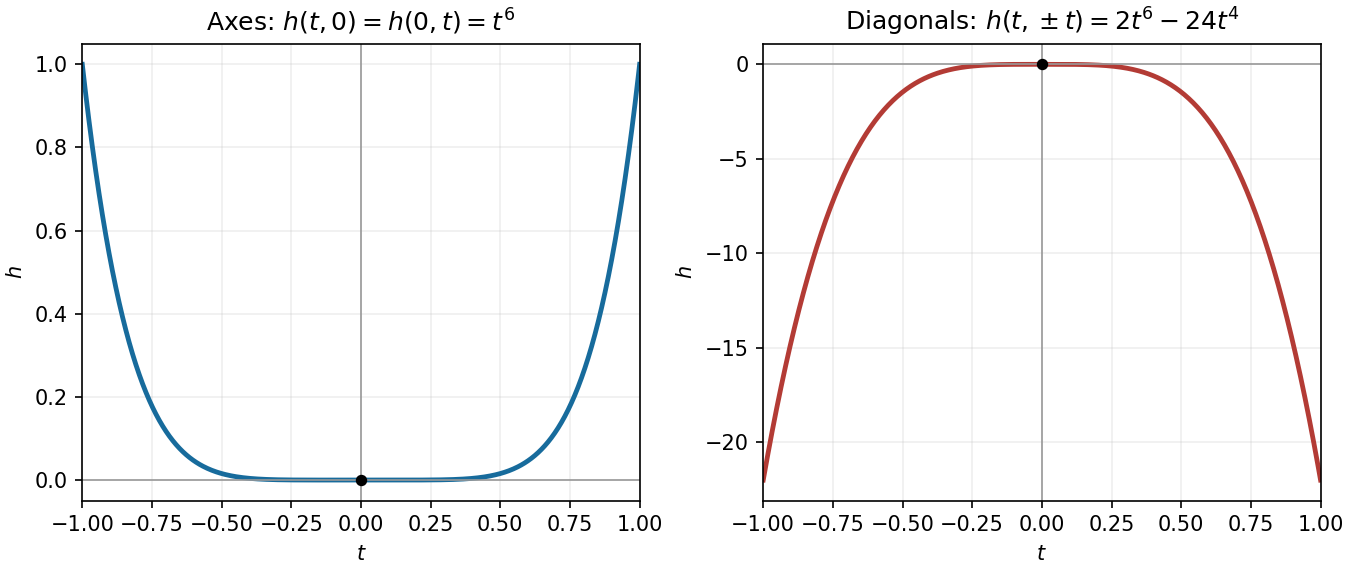

Reproduce this figure in Python.
"""Generate this exam figure in cwd; run from its _media source directory.
Tested with Python 3.14, NumPy 2.3.5 and Matplotlib 3.10.7.
Dependencies are documented in the repository pyproject.toml.
"""

from pathlib import Path

import matplotlib
matplotlib.use("Agg")
import matplotlib.pyplot as plt
import numpy as np

t = np.linspace(-1, 1, 500)
fig, axes = plt.subplots(1, 2, figsize=(9, 3.8), layout="constrained")
axes[0].plot(t, t**6, color="#176b9c", linewidth=2.3)
axes[1].plot(t, 2 * t**6 - 24 * t**4, color="#b33b35", linewidth=2.3)
axes[0].set(title=r"Axes: $h(t,0)=h(0,t)=t^6$", ylabel=r"$h$")
axes[1].set(title=r"Diagonals: $h(t,\pm t)=2t^6-24t^4$", ylabel=r"$h$")
for ax in axes:
    ax.axhline(0, color="0.6", linewidth=0.8)
    ax.axvline(0, color="0.6", linewidth=0.8)
    ax.scatter([0], [0], color="black", s=20, zorder=4)
    ax.set(xlabel=r"$t$", xlim=(-1, 1))
    ax.grid(alpha=0.2)
fig.savefig(Path.cwd() / Path(__file__).with_suffix(".png").name, dpi=150, facecolor="white")
plt.close(fig)
